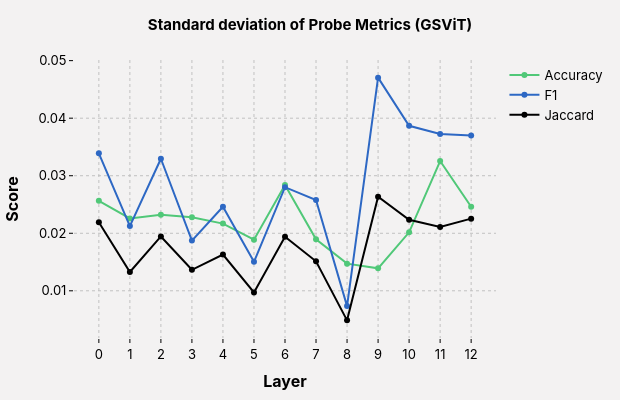

The notebook cell saved with this chart:
### Code cell
fig = styled_fig("Standard deviation of Probe Metrics (GSViT)", "Layer", "Score")
fig.update_xaxes(
    tickmode="array",
    tickvals=gsvit_probe_df["layer"].tolist(), 
)

for col, name, color in [
    ("accuracy_std", "Accuracy", PALETTE["gsvit"]),
    ("f1_std",       "F1",       PALETTE["lejepa"]),
    ("jaccard_std",  "Jaccard",  "black"),
]:
    fig.add_scatter(
        x=gsvit_probe_df["layer"], y=gsvit_probe_df[col],
        mode="lines+markers", name=name,
        line=dict(color=color, width=2),
    )

fig.show()
fig.write_image("assests/gsvit_probe_std.svg")  # needs `kaleido`

### Figure 1 — Plotly figure (JSON) as saved in the notebook; plotly's stock layout.template omitted (floating-point values rounded to 4 significant figures)
{"data": [{"line": {"color": "#50C878", "width": 2}, "mode": "lines+markers", "name": "Accuracy", "type": "scatter", "x": [0, 1, 2, 3, 4, 5, 6, 7, 8, 9, 10, 11, 12], "y": [0.02564, 0.02257, 0.02321, 0.02276, 0.02168, 0.01888, 0.02838, 0.01894, 0.01472, 0.0139, 0.02017, 0.03255, 0.0246]}, {"line": {"color": "#2D68C4", "width": 2}, "mode": "lines+markers", "name": "F1", "type": "scatter", "x": [0, 1, 2, 3, 4, 5, 6, 7, 8, 9, 10, 11, 12], "y": [0.03389, 0.02125, 0.03295, 0.01872, 0.0246, 0.01504, 0.028, 0.02577, 0.007342, 0.04704, 0.03868, 0.03723, 0.03701]}, {"line": {"color": "black", "width": 2}, "mode": "lines+markers", "name": "Jaccard", "type": "scatter", "x": [0, 1, 2, 3, 4, 5, 6, 7, 8, 9, 10, 11, 12], "y": [0.02191, 0.01328, 0.01944, 0.01365, 0.01631, 0.009714, 0.0194, 0.01513, 0.004867, 0.02636, 0.02234, 0.02109, 0.02254]}], "layout": {"font": {"color": "black", "family": "Inter, sans-serif", "size": 13}, "height": 400, "margin": {"b": 60, "l": 70, "r": 30, "t": 60}, "paper_bgcolor": "#F3F2F2", "plot_bgcolor": "#F3F2F2", "title": {"font": {"color": "black", "family": "Inter, sans-serif", "size": 15}, "text": "<b>Standard deviation of Probe Metrics (GSViT)</b>", "x": 0.5, "xanchor": "center"}, "width": 620, "xaxis": {"gridcolor": "#C1C1C1", "griddash": "dot", "gridwidth": 1, "linecolor": "black", "linewidth": 1, "mirror": false, "showgrid": true, "showline": false, "tickcolor": "black", "ticklen": 4, "tickmode": "array", "ticks": "outside", "tickvals": [0, 1, 2, 3, 4, 5, 6, 7, 8, 9, 10, 11, 12], "title": {"text": "<b>Layer</b>"}, "zeroline": false}, "yaxis": {"gridcolor": "#C1C1C1", "griddash": "dot", "gridwidth": 1, "linecolor": "black", "linewidth": 1, "mirror": false, "showgrid": true, "showline": false, "tickcolor": "black", "ticklen": 4, "ticks": "outside", "title": {"text": "<b>Score</b>"}, "zeroline": false}}}
